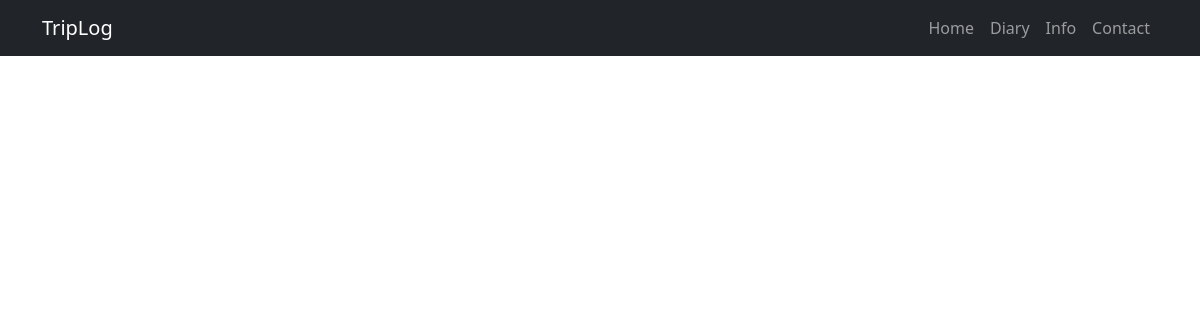
/diary/diary_list/, run on an earlier commit of the app's database.
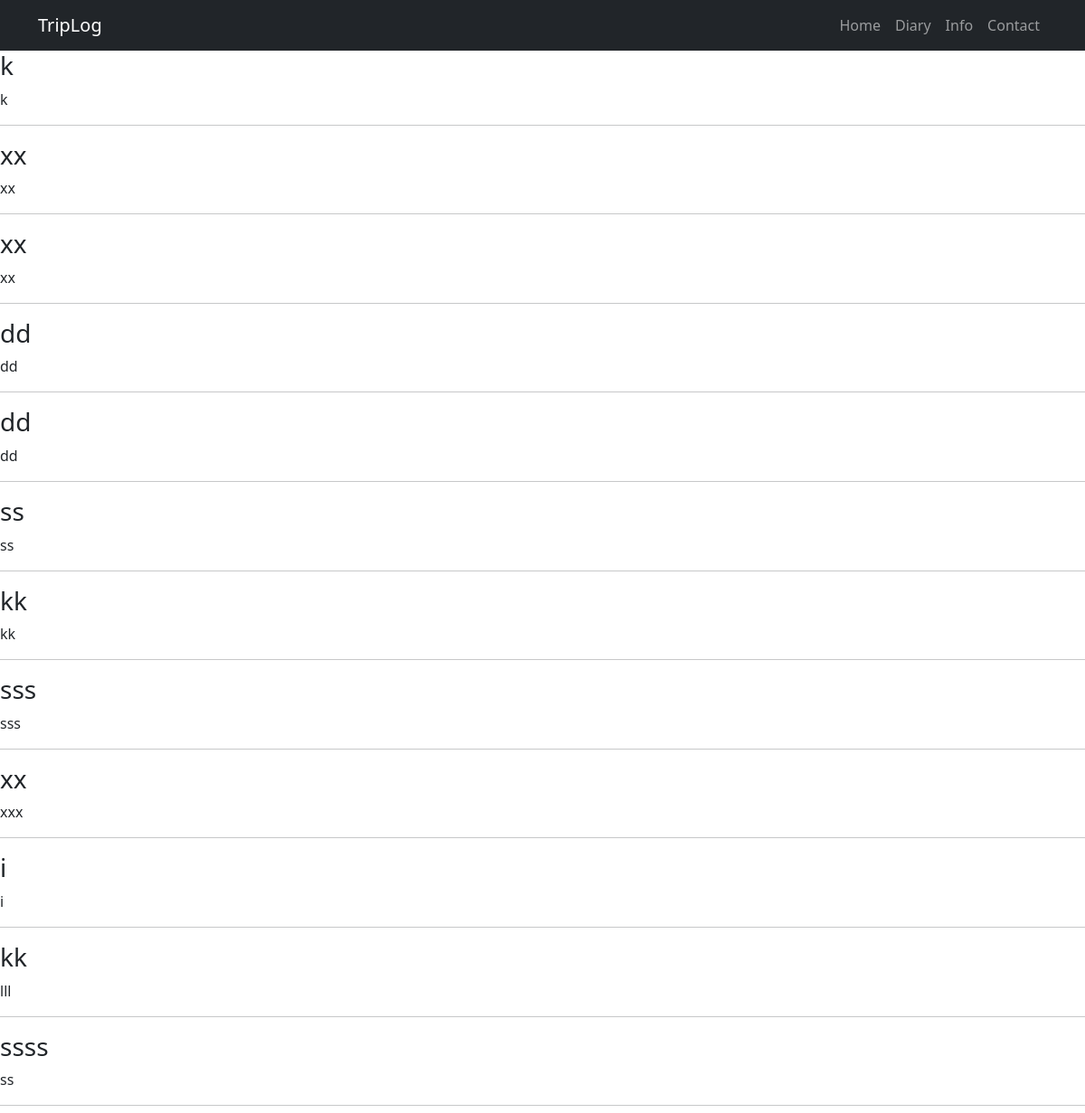
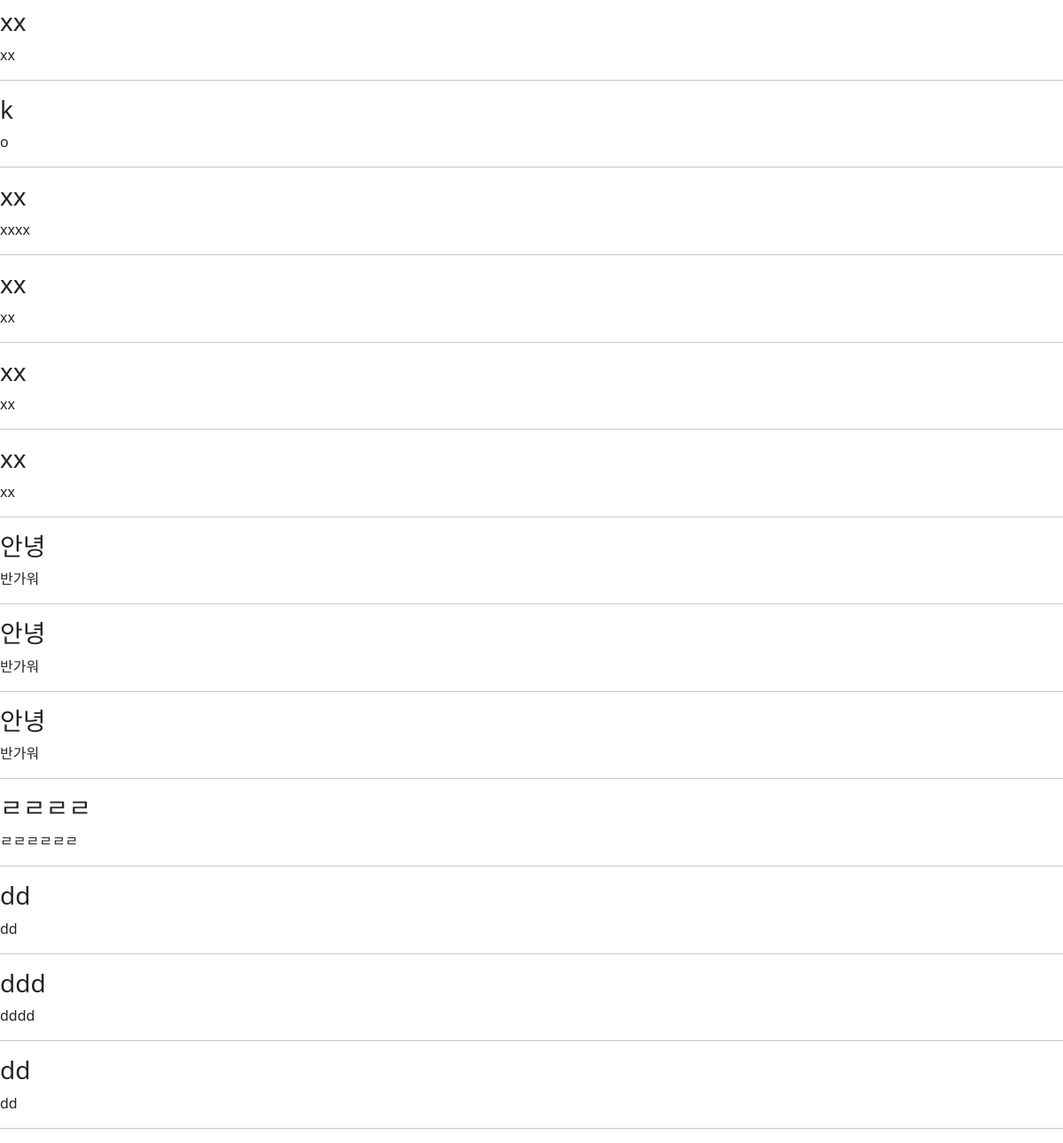
And on a later commit of the database (2 pictures, top to bottom).
### diary/models.py (models this page shows, shortened)
class Post(models.Model):
    title = models.CharField(verbose_name="제목", max_length=128)
    body = models.TextField(verbose_name="내용", default="")
    created_at = models.DateTimeField(verbose_name="작성일", auto_now_add=True)

### diary/views.py (the view)
# urls.py: path('diary_list/', views.diary_list, name="diary_list"),
def diary_list(request):
    posts = Post.objects.all().order_by('-created_at')
    return render(request, 'diary_list.html', {'posts':posts})

### diary/templates/diary_list.html
{% extends "diaryhome.html" %}
{% load static %}
{% block content %}
{% for post in posts %}
<h3> {{post.title}} </h3>
{{post.body}}
<hr>
{% endfor %}
{% endblock %}

What changed in the data, as far as the page shows it:
added Post: title "k", body "k"
added Post: title "xx", body "xx"
added Post: title "xx", body "xx"
added Post: title "dd", body "dd"
added Post: title "dd", body "dd"
added Post: title "ss", body "ss"
added Post: title "kk", body "kk"
added Post: title "sss", body "sss"
added Post: title "xx", body "xxx"
added Post: title "i", body "i"
added Post: title "kk", body "lll"
added Post: title "ssss", body "ss"
added Post: title "xx", body "xx"
added Post: title "k", body "o"
added Post: title "xx", body "xxxx"
added Post: title "xx", body "xx"
added Post: title "xx", body "xx"
added Post: title "xx", body "xx"
added Post: title "안녕", body "반가워"
added Post: title "안녕", body "반가워"
added Post: title "안녕", body "반가워"
added Post: title "ㄹㄹㄹㄹ", body "ㄹㄹㄹㄹㄹㄹ"
added Post: title "dd", body "dd"
added Post: title "ddd", body "dddd"
added Post: title "dd", body "dd"
